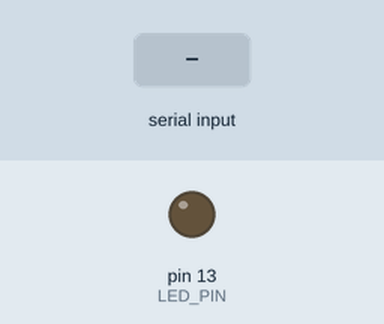
This sketch was run on a simulated Arduino Uno, built with avr-gcc and run on an emulated ATmega328P. Shown: output pins drawn as LEDs (lit = HIGH). Inputs (shaded band) come from the test bench.

Above: at 1.2 s.
1.3 s: byte 30 received over Serial
Timing chart, 0 to 4.3 s (numbered marks = the images above; inputs shaded):
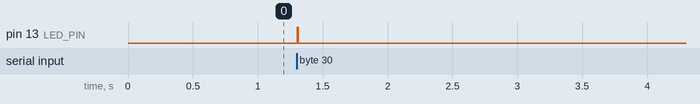

The sketch:

UARTBRIDGEARDUINO.ino
```cpp
#include <SoftwareSerial.h>

const int LED_PIN = 13;          // UNO built-in LED
SoftwareSerial SerialOut(6, 7);  // RX, TX  → to second UNO

void setup() {
  pinMode(LED_PIN, OUTPUT);
  digitalWrite(LED_PIN, LOW);

  Serial.begin(115200);     // USB from PC
  SerialOut.begin(9600);    // to second UNO (match its baud)
}

void loop() {
  while (Serial.available()) {
    char c = Serial.read();
    SerialOut.write(c);
    delay(2); // small gap between bytes
    digitalWrite(LED_PIN, HIGH);
    delay(10);
    digitalWrite(LED_PIN, LOW);
  }
}
```

Measured:
- after the input at 1.3 s, pin 13 (LED_PIN): LOW → HIGH at once, → LOW 0.01 s later
